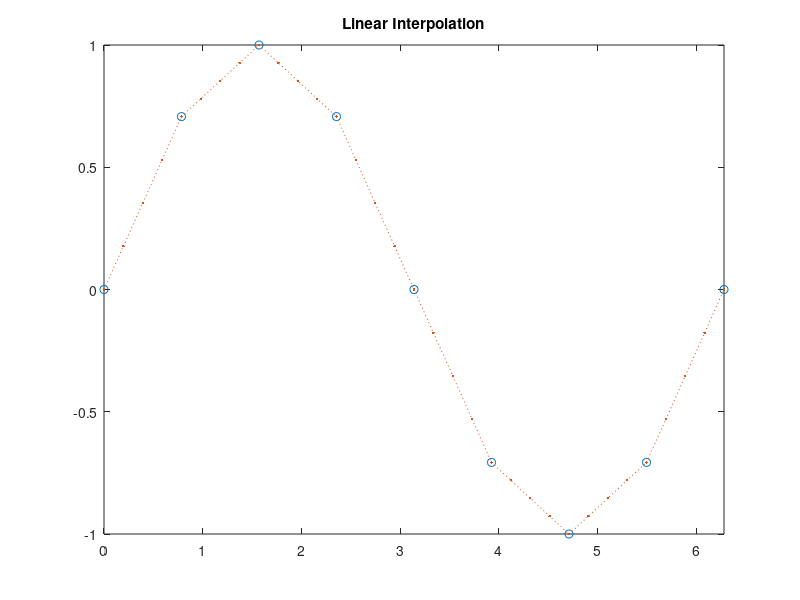

MATLAB code to generate this figure:
% Piece-wise Linear Interpolation

% Connecting the points
% Draw straight lines between successive data points
% Piece-wise interpolant is given by:
% f(x) hat = yi + (yi+1-yi/xi+1-xi)*(x-xi) for all x belongs to [xi, xi+1]


% We can use the following built-in function to interpolate data. 
% vq = interp1(x,v,xq) returns interpolated values of a 1-D function at specific 
% query points using linear interpolation. Vector x contains the sample 
% points, and v contains the corresponding values, v(x). Vector xq contains 
% the coordinates of the query points.

% Generates a linear approximation of a sine function
x = 0:pi/4:2*pi;   % The vector of x
v = sin(x);        % The corresponding values of y
xq = 0:pi/16:2*pi; % Coordinates of the query points

vq = interp1(x,v,xq); % Observe that the default method is linear. If we 
% want another procedure we have to change the method in the previous built
% in function

% Show the picture
plot(x,v,'o',xq,vq,':.');
xlim([0 2*pi]);
title('Linear Interpolation');

% Advantages of this method
% Very simple ans fast
% Preserves quasi-concavity and monotonicity
% Easily generalize to multidimensionak case

% Disaedvantages of this method
% Does not preserve differentiability

